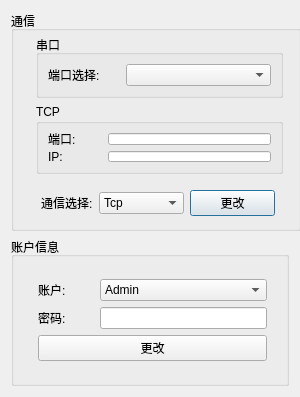
<?xml version="1.0" encoding="UTF-8"?>
<ui version="4.0">
 <class>SysSetDialog</class>
 <widget class="QDialog" name="SysSetDialog">
  <property name="geometry">
   <rect>
    <x>0</x>
    <y>0</y>
    <width>300</width>
    <height>397</height>
   </rect>
  </property>
  <property name="minimumSize">
   <size>
    <width>300</width>
    <height>220</height>
   </size>
  </property>
  <property name="windowTitle">
   <string>系统设置</string>
  </property>
  <layout class="QVBoxLayout" name="verticalLayout_5">
   <item>
    <widget class="QGroupBox" name="groupBox">
     <property name="sizePolicy">
      <sizepolicy hsizetype="Expanding" vsizetype="Fixed">
       <horstretch>0</horstretch>
       <verstretch>0</verstretch>
      </sizepolicy>
     </property>
     <property name="minimumSize">
      <size>
       <width>290</width>
       <height>220</height>
      </size>
     </property>
     <property name="contextMenuPolicy">
      <enum>Qt::NoContextMenu</enum>
     </property>
     <property name="title">
      <string>通信</string>
     </property>
     <widget class="QWidget" name="layoutWidget">
      <property name="geometry">
       <rect>
        <x>20</x>
        <y>22</y>
        <width>254</width>
        <height>190</height>
       </rect>
      </property>
      <layout class="QVBoxLayout" name="verticalLayout_3">
       <property name="leftMargin">
        <number>5</number>
       </property>
       <property name="topMargin">
        <number>2</number>
       </property>
       <property name="rightMargin">
        <number>2</number>
       </property>
       <property name="bottomMargin">
        <number>2</number>
       </property>
       <item>
        <layout class="QVBoxLayout" name="verticalLayout_2">
         <item>
          <widget class="QGroupBox" name="groupBox_4">
           <property name="sizePolicy">
            <sizepolicy hsizetype="Preferred" vsizetype="Preferred">
             <horstretch>1</horstretch>
             <verstretch>0</verstretch>
            </sizepolicy>
           </property>
           <property name="title">
            <string>串口</string>
           </property>
           <layout class="QHBoxLayout" name="horizontalLayout">
            <item>
             <widget class="QLabel" name="portSelectLabel">
              <property name="sizePolicy">
               <sizepolicy hsizetype="Preferred" vsizetype="Preferred">
                <horstretch>1</horstretch>
                <verstretch>0</verstretch>
               </sizepolicy>
              </property>
              <property name="text">
               <string>端口选择:</string>
              </property>
             </widget>
            </item>
            <item>
             <widget class="QComboBox" name="serialPortComboBox">
              <property name="sizePolicy">
               <sizepolicy hsizetype="Preferred" vsizetype="Fixed">
                <horstretch>2</horstretch>
                <verstretch>0</verstretch>
               </sizepolicy>
              </property>
             </widget>
            </item>
           </layout>
          </widget>
         </item>
         <item>
          <widget class="QGroupBox" name="groupBox_3">
           <property name="title">
            <string>TCP</string>
           </property>
           <layout class="QVBoxLayout" name="verticalLayout">
            <item>
             <layout class="QHBoxLayout" name="horizontalLayout_2">
              <item>
               <widget class="QLabel" name="tcpPortLabel">
                <property name="sizePolicy">
                 <sizepolicy hsizetype="Preferred" vsizetype="Preferred">
                  <horstretch>1</horstretch>
                  <verstretch>0</verstretch>
                 </sizepolicy>
                </property>
                <property name="text">
                 <string>端口:</string>
                </property>
               </widget>
              </item>
              <item>
               <widget class="QLineEdit" name="tcpPortLineEdit">
                <property name="sizePolicy">
                 <sizepolicy hsizetype="Expanding" vsizetype="Fixed">
                  <horstretch>3</horstretch>
                  <verstretch>0</verstretch>
                 </sizepolicy>
                </property>
               </widget>
              </item>
             </layout>
            </item>
            <item>
             <layout class="QHBoxLayout" name="horizontalLayout_3">
              <item>
               <widget class="QLabel" name="ipLabel">
                <property name="sizePolicy">
                 <sizepolicy hsizetype="Preferred" vsizetype="Preferred">
                  <horstretch>1</horstretch>
                  <verstretch>0</verstretch>
                 </sizepolicy>
                </property>
                <property name="text">
                 <string>IP:</string>
                </property>
               </widget>
              </item>
              <item>
               <widget class="QLineEdit" name="ipLineEdit">
                <property name="sizePolicy">
                 <sizepolicy hsizetype="Expanding" vsizetype="Fixed">
                  <horstretch>3</horstretch>
                  <verstretch>0</verstretch>
                 </sizepolicy>
                </property>
               </widget>
              </item>
             </layout>
            </item>
           </layout>
          </widget>
         </item>
        </layout>
       </item>
       <item>
        <layout class="QHBoxLayout" name="horizontalLayout_4">
         <property name="leftMargin">
          <number>5</number>
         </property>
         <property name="topMargin">
          <number>10</number>
         </property>
         <property name="rightMargin">
          <number>8</number>
         </property>
         <property name="bottomMargin">
          <number>5</number>
         </property>
         <item>
          <widget class="QLabel" name="comunicateLabel">
           <property name="sizePolicy">
            <sizepolicy hsizetype="Fixed" vsizetype="Fixed">
             <horstretch>1</horstretch>
             <verstretch>0</verstretch>
            </sizepolicy>
           </property>
           <property name="text">
            <string>通信选择:</string>
           </property>
          </widget>
         </item>
         <item>
          <widget class="QComboBox" name="portSelectComboBox">
           <item>
            <property name="text">
             <string>Tcp</string>
            </property>
           </item>
           <item>
            <property name="text">
             <string>Serial</string>
            </property>
           </item>
          </widget>
         </item>
         <item>
          <widget class="QPushButton" name="changePortPushBtn">
           <property name="text">
            <string>更改</string>
           </property>
          </widget>
         </item>
        </layout>
       </item>
      </layout>
     </widget>
    </widget>
   </item>
   <item>
    <widget class="QGroupBox" name="groupBox_2">
     <property name="title">
      <string>账户信息</string>
     </property>
     <layout class="QVBoxLayout" name="verticalLayout_7">
      <item>
       <layout class="QVBoxLayout" name="verticalLayout_6">
        <property name="leftMargin">
         <number>15</number>
        </property>
        <property name="rightMargin">
         <number>10</number>
        </property>
        <item>
         <layout class="QVBoxLayout" name="verticalLayout_4">
          <item>
           <layout class="QHBoxLayout" name="horizontalLayout_5">
            <item>
             <widget class="QLabel" name="countLabel">
              <property name="sizePolicy">
               <sizepolicy hsizetype="Preferred" vsizetype="Preferred">
                <horstretch>1</horstretch>
                <verstretch>1</verstretch>
               </sizepolicy>
              </property>
              <property name="text">
               <string>账户:</string>
              </property>
             </widget>
            </item>
            <item>
             <widget class="QComboBox" name="countComboBox">
              <property name="sizePolicy">
               <sizepolicy hsizetype="Preferred" vsizetype="Fixed">
                <horstretch>3</horstretch>
                <verstretch>1</verstretch>
               </sizepolicy>
              </property>
              <item>
               <property name="text">
                <string>Admin</string>
               </property>
              </item>
              <item>
               <property name="text">
                <string>Common</string>
               </property>
              </item>
             </widget>
            </item>
           </layout>
          </item>
          <item>
           <layout class="QHBoxLayout" name="horizontalLayout_6">
            <item>
             <widget class="QLabel" name="passLabel">
              <property name="sizePolicy">
               <sizepolicy hsizetype="Preferred" vsizetype="Preferred">
                <horstretch>1</horstretch>
                <verstretch>1</verstretch>
               </sizepolicy>
              </property>
              <property name="text">
               <string>密码:</string>
              </property>
             </widget>
            </item>
            <item>
             <widget class="QLineEdit" name="passLineEdit">
              <property name="sizePolicy">
               <sizepolicy hsizetype="Expanding" vsizetype="Fixed">
                <horstretch>3</horstretch>
                <verstretch>1</verstretch>
               </sizepolicy>
              </property>
             </widget>
            </item>
           </layout>
          </item>
         </layout>
        </item>
        <item>
         <layout class="QHBoxLayout" name="horizontalLayout_7">
          <item>
           <widget class="QPushButton" name="changePassPushBtn">
            <property name="sizePolicy">
             <sizepolicy hsizetype="Minimum" vsizetype="Fixed">
              <horstretch>1</horstretch>
              <verstretch>1</verstretch>
             </sizepolicy>
            </property>
            <property name="text">
             <string>更改</string>
            </property>
           </widget>
          </item>
         </layout>
        </item>
       </layout>
      </item>
     </layout>
    </widget>
   </item>
  </layout>
 </widget>
 <resources/>
 <connections/>
</ui>
